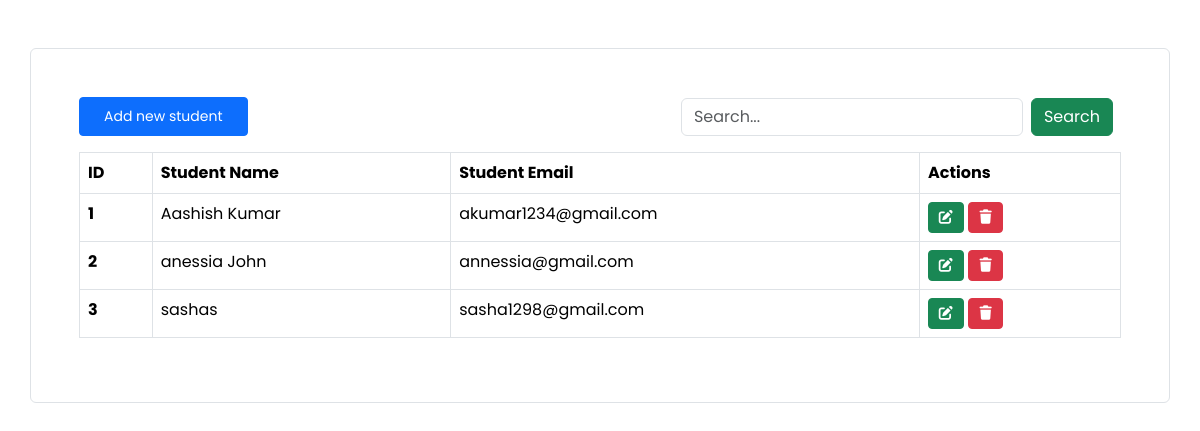
Before: / with the older database file.
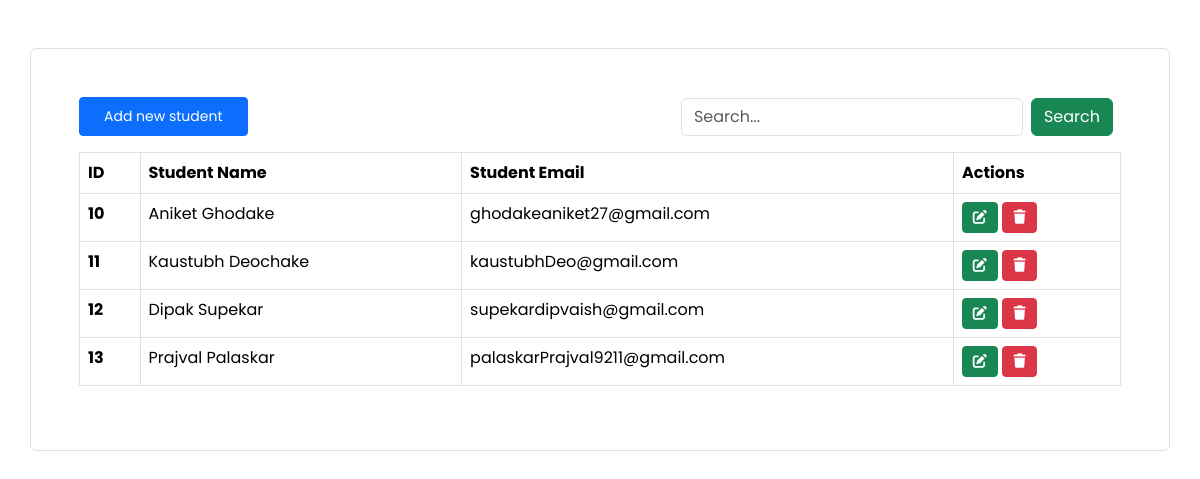
After: the same page with the newer database file.
### crudapp/models.py (models this page shows, shortened)
class Student(models.Model):
    name = models.CharField(max_length=100, verbose_name = "Student Name")
    email = models.EmailField(max_length=277, verbose_name = "Stundent Email")

### crudapp/views.py (the view, shortened to what this page needs)
# urls.py: path("", views.index, name= "index"),
def index(request):
    students = Student.objects.all()
    query = ""
    context = {"students":students, "query":query}
    return render(request, "index.html",context = context)

### crudapp/templates/index.html (shortened to what this page needs)
<!doctype html>
<html lang="en">
  <head>
    <link href="https://cdn.jsdelivr.net/npm/bootstrap@5.3.8/dist/css/bootstrap.min.css" rel="stylesheet">
    <link rel="stylesheet" href="https://cdnjs.cloudflare.com/ajax/libs/font-awesome/7.0.1/css/all.min.css" />
</head>
  <body>
    <div class="container mt-5 p-5 border rounded">
        <div class="d-flex justify-content-between align-items-center">
            <a href="" data-bs-toggle="modal" data-bs-target="#addStudentModal" class="btn btn-primary px-4 py-2 btn-sm">Add new student</a>
            <div >
                <form action="" method="post" class = "d-flex">
                    <input type="search" value="{{query}}" name = "searchquery" class="form-control" placeholder="Search...">
                    <button class = "btn btn-success mx-2" name = "search">Search</button>
                </form>
            </div>
        </div>
        <table class="table mt-3 table-bordered">
  <thead>
    <tr>
      <th scope="col">ID</th>
      <th scope="col">Student Name</th>
      <th scope="col">Student Email</th>
      <th scope="col">Actions</th>
    </tr>
  </thead>
  <tbody>
    {% for student in students %}
    <tr>
      <th>{{student.id}}</th>
      <td>{{student.name}}</td>
      <td>{{student.email}}</td>
      <td>
        <a href="" data-bs-toggle="modal" data-bs-target="#updateStudentModal_{{student.id}}" class="btn btn-success btn-sm"> <i class="fa-solid fa-pen-to-square"></i></a>
        <a href="" data-bs-toggle="modal" data-bs-target="#deleteStudentModal_{{student.id}}" class="btn btn-danger btn-sm"><i class="fa-solid fa-trash"></i></a>
      </td>
    </tr>
    {% endfor %}
  </tbody>
</table>
    </div>
  </body>
</html>

### crudapp/templates/index.html (style rules this page uses)
* { font-family: "Poppins", sans-serif; }

Changed rows visible on the page:
removed Student: id "1", name "Aashish Kumar", email "akumar1234@gmail.com"
removed Student: id "2", name "anessia John", email "annessia@gmail.com"
removed Student: id "3", name "sashas", email "sasha1298@gmail.com"
added Student: id "10", name "Aniket Ghodake", email "ghodakeaniket27@gmail.com"
added Student: id "11", name "Kaustubh Deochake", email "kaustubhDeo@gmail.com"
added Student: id "12", name "Dipak Supekar", email "supekardipvaish@gmail.com"
added Student: id "13", name "Prajval Palaskar", email "palaskarPrajval9211@gmail.com"
